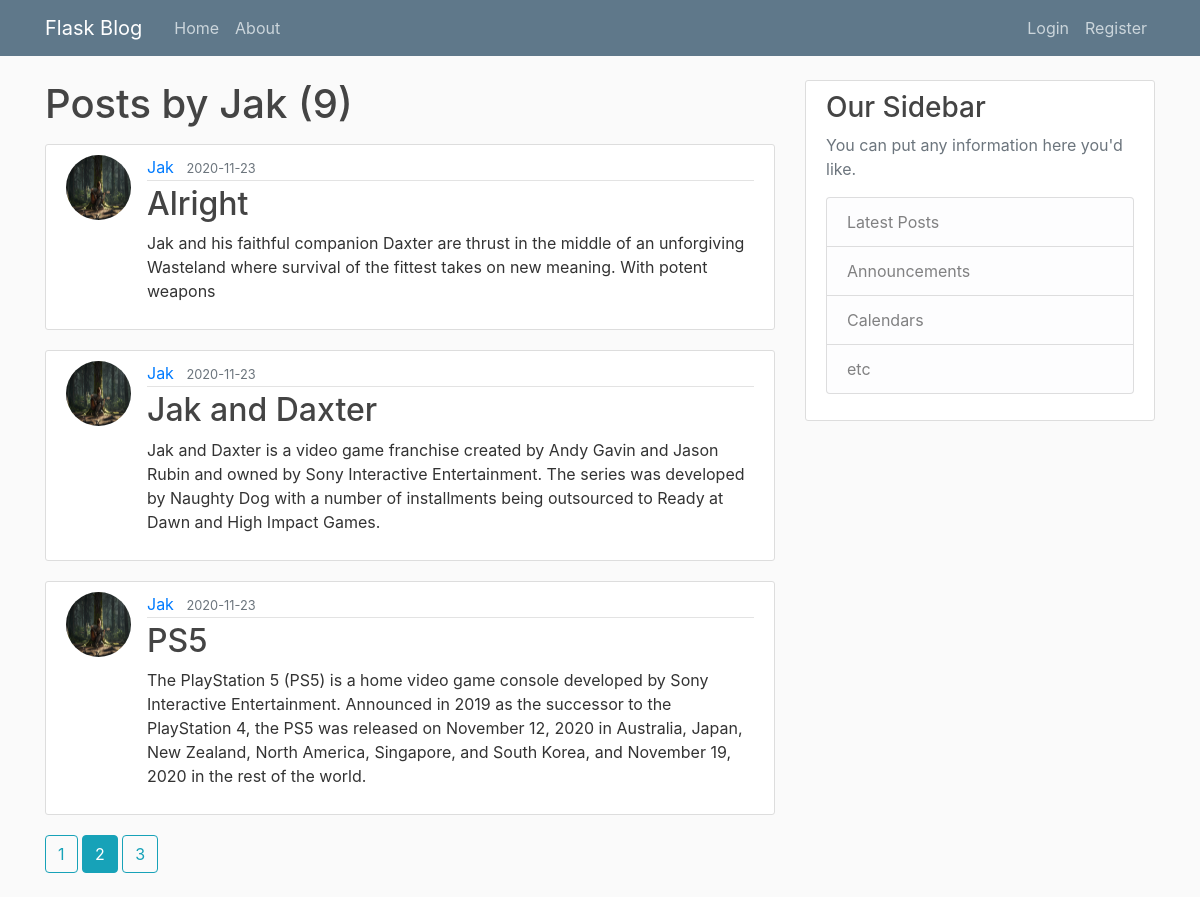
Page /user/Jak?page=2 on the committed database.
### flaskblog/models.py (models this page shows, shortened)
class User(db.Model, UserMixin): #UserMixin provides default implementations for the methods that Flask-Login expects user objects to have.
    id =  db.Column(db.Integer, primary_key = True) # Defining a column of integer type
    username = db.Column(db.String(20), unique = True, nullable = False)
    email = db.Column(db.String(120), unique = True, nullable = False)
    password = db.Column(db.String(60), unique = False, nullable = False)
    image_file = db.Column(db.String(20), nullable = False, default = "default.jpg")# loads default image
    posts = db.relationship('Post', backref = 'author', lazy = True) # Relationship with Post class, backref by which we can find author of post

class Post(db.Model):
    id =  db.Column(db.Integer, primary_key = True) # Defining a column of integer type
    title = db.Column(db.String(100), unique = False, nullable = False)
    date_posted = db.Column(db.DateTime, nullable = False, default=datetime.utcnow)
    content = db.Column(db.Text, nullable = False)
    userid = db.Column(db.Integer, db.ForeignKey('user.id'), nullable = False) # object user has id which is foreign key

### flaskblog/users/routes.py (the view)
@users.route("/user/<string:username>")
def user_posts(username):
    user = User.query.filter_by(username = username).first_or_404()
    page = request.args.get('page',1,type = int)
    post = Post.query.filter_by(author = user)\
                               .order_by(Post.date_posted.desc())\
                               .paginate(page = page, per_page = 3)
    return render_template('user_post.html',posts = post,title = username ,user = user) # posts variable is passed having value post

### flaskblog/templates/user_post.html
{% extends "layout.html" %}
{% block content %}
    <h1 class="mb-3" >Posts by {{user.username}} ({{posts.total}}) </h1>
    {% for post in posts.items %}
         <article class="media content-section">
         <img class = "rounded-circle article-img" src =
         "{{url_for('static',filename ='profile_pic/'+post.author.image_file)}}">
          <div class="media-body">
            <div class="article-metadata">
              <a class="mr-2" href="{{url_for('users.user_posts',username = post.author.username)}}">{{ post.author.username }}</a>
              <small class="text-muted">{{ post.date_posted.strftime('%Y-%m-%d') }}</small>
            </div>
            <h2><a class="article-title" href=
            "{{url_for('posts.post',post_id = post.id)}}">{{ post.title }}</a></h2>
            <p class="article-content">{{ post.content }}</p>
          </div>
        </article>
    {% endfor %}
    {% for page_num in posts.iter_pages(left_edge = 1, right_edge = 1, left_current = 1, right_current = 2) %}
        {% if page_num %}
            {% if posts.page == page_num %}
                <a class = "btn btn-info mb-4" href="{{url_for('users.user_posts',page = page_num,username = user.username)}}">{{page_num}}</a>
            {% else %}
                <a class = "btn btn-outline-info mb-4" href="{{url_for('users.user_posts',page = page_num, username = user.username)}}">{{page_num}}</a>
            {% endif %}
        {% else %}
            ...
        {% endif %}
    {% endfor %}
{% endblock content %}

### flaskblog/static/main.css (style rules this page uses)
body { background: #fafafa; color: #333333; margin-top: 5rem; }
h1, h2, h3, h4, h5, h6 { color: #444444; }
.content-section { background: #ffffff; padding: 10px 20px; border: 1px solid #dddddd; border-radius: 3px; margin-bottom: 20px; }
.article-title { color: #444444; }
.article-content { white-space: pre-line; }
.article-img { height: 65px; width: 65px; margin-right: 16px; }
.article-metadata { padding-bottom: 1px; margin-bottom: 4px; border-bottom: 1px solid #e3e3e3 }

### rows in the picture
User: username "Jak"
Post: image_file (picture), author.username "Jak", date_posted "2020-11-23", title "Alright", content "Jak and his faithful companion Daxter are thrust in the middle of an unforgiving Wasteland where survival of the fittest takes on new meaning. With potent weapons"
Post: image_file (picture), author.username "Jak", date_posted "2020-11-23", title "Jak and Daxter", content "Jak and Daxter is a video game franchise created by Andy Gavin and Jason Rubin and owned by Sony Interactive Entertainment. The series was developed by Naughty Dog with a number of installments being outsourced to Ready at Dawn and High Impact Games."
Post: image_file (picture), author.username "Jak", date_posted "2020-11-23", title "PS5", content "The PlayStation 5 (PS5) is a home video game console developed by Sony Interactive Entertainment. Announced in 2019 as the successor to the PlayStation 4, the PS5 was released on November 12, 2020 in Australia, Japan, New Zealand, North America, Singapore, and South Korea, and November 19, 2020 in the rest of the world."

### other values in the picture
{{ posts.total }} "9"
{{ page_num }} "1" "3"
{{ page_num }} "2"
